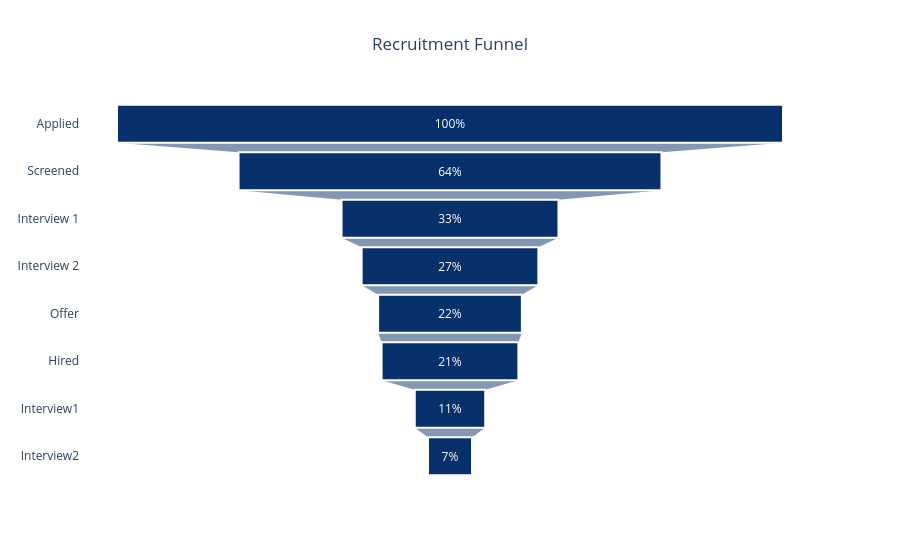

Here is the notebook cell this chart was saved with:
### Code cell
# Prepare the data
# We ensure the stages are in the correct order for a funnel
stages = funnel_counts.index
counts = funnel_counts.values

# Create the interactive funnel chart
fig = px.funnel(
    data_frame=None, 
    x=counts, 
    y=stages,
    title="Recruitment Funnel",
    labels={'x': 'Number of Candidates', 'y': 'Stage'},
    color_discrete_sequence=px.colors.sequential.Blues_r
)

# Customize the layout
fig.update_traces(
    textinfo="percent initial", # Shows the number of candidates in % of each recruitment stage
    marker_line_width=2,
    marker_line_color="white"
)

fig.update_layout(
    title_x=0.5, # Centers the title
    template="plotly_white",
    yaxis_title=None # Removes redundant 'Stage' label to look cleaner
)

# 4. Display the chart
fig.show()

### Figure 1 — Plotly figure (JSON) as saved in the notebook; plotly's stock layout.template omitted (floating-point values rounded to 4 significant figures)
{"data": [{"hovertemplate": "Number of Candidates=%{x}<br>Stage=%{y}<extra></extra>", "legendgroup": "", "marker": {"color": "rgb(8,48,107)", "line": {"color": "white", "width": 2}}, "name": "", "orientation": "h", "showlegend": false, "textinfo": "percent initial", "type": "funnel", "x": [1937, 1230, 631, 514, 418, 398, 205, 128], "xaxis": "x", "y": ["Applied", "Screened", "Interview 1", "Interview 2", "Offer", "Hired", "Interview1", "Interview2"], "yaxis": "y"}], "layout": {"legend": {"tracegroupgap": 0}, "title": {"text": "Recruitment Funnel", "x": 0.5}, "xaxis": {"anchor": "y", "domain": [0, 1], "title": {"text": "Number of Candidates"}}, "yaxis": {"anchor": "x", "domain": [0, 1], "title": {}}}}
